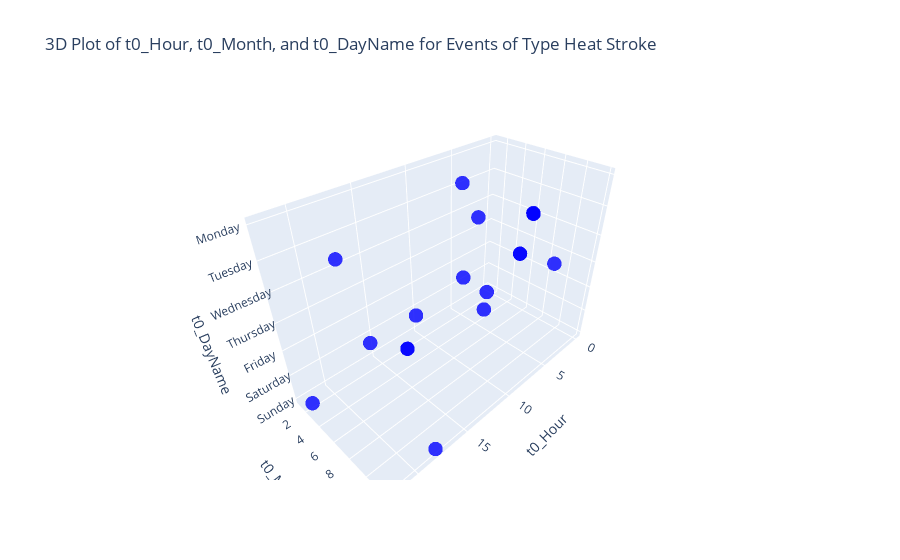

Here is the notebook cell this chart was saved with:
### Code cell
import plotly.graph_objs as go

# Define the order of days of the week
day_order = ['Sunday', 'Saturday', 'Friday', 'Thursday', 'Wednesday', 'Tuesday', 'Monday']

# Filter the dataset to include only rows where eventtype_trip is 'P036 - Heat stroke - solar stroke'
subset_heat_stroke = interventions_dataset[interventions_dataset['eventtype_trip'] == 'P065 - Sudden deafness or ringing in the ears']

# Create the 3D scatter plot
fig = go.Figure(data=[go.Scatter3d(
    x=subset_heat_stroke['t0_Hour'],
    y=subset_heat_stroke['t0_Month'],
    z=subset_heat_stroke['t0_DayName'],
    mode='markers',
    marker=dict(
        size=5,
        color='blue',                # Set color to blue
        opacity=0.8
    )
)])

# Update the layout
fig.update_layout(
    title='3D Plot of t0_Hour, t0_Month, and t0_DayName for Events of Type Heat Stroke',
    scene=dict(
        xaxis=dict(title='t0_Hour'),
        yaxis=dict(title='t0_Month'),
        zaxis=dict(title='t0_DayName', categoryorder='array', categoryarray=day_order)
    )
)

# Show the plot
fig.show()

### Figure 1 — Plotly figure (JSON) as saved in the notebook; plotly's stock layout.template omitted (floating-point values rounded to 4 significant figures)
{"data": [{"marker": {"color": "blue", "opacity": 0.8, "size": 5}, "mode": "markers", "type": "scatter3d", "x": [11, 12, 9, 0, 0, 15, 2, 18, 19, 9, 16, 16, 10, 10, 4, 22, 16, 4], "y": [10, 11, 12, 6, 6, 7, 10, 12, 4, 6, 7, 7, 12, 12, 1, 2, 2, 3], "z": ["Thursday", "Wednesday", "Monday", "Wednesday", "Wednesday", "Thursday", "Thursday", "Sunday", "Tuesday", "Thursday", "Friday", "Friday", "Tuesday", "Tuesday", "Tuesday", "Sunday", "Saturday", "Wednesday"]}], "layout": {"scene": {"xaxis": {"title": {"text": "t0_Hour"}}, "yaxis": {"title": {"text": "t0_Month"}}, "zaxis": {"categoryarray": ["Sunday", "Saturday", "Friday", "Thursday", "Wednesday", "Tuesday", "Monday"], "categoryorder": "array", "title": {"text": "t0_DayName"}}}, "title": {"text": "3D Plot of t0_Hour, t0_Month, and t0_DayName for Events of Type Heat Stroke"}}}
